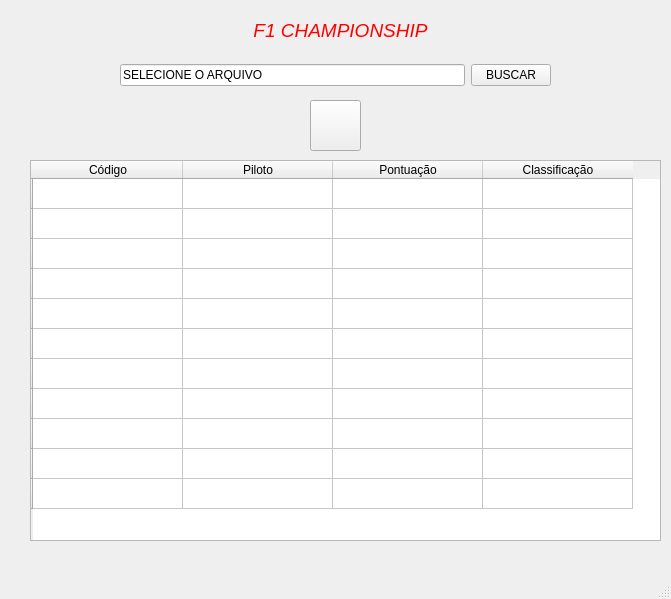
<?xml version="1.0" encoding="UTF-8"?>
<ui version="4.0">
 <class>InterfaceGrafica</class>
 <widget class="QMainWindow" name="InterfaceGrafica">
  <property name="geometry">
   <rect>
    <x>0</x>
    <y>0</y>
    <width>671</width>
    <height>599</height>
   </rect>
  </property>
  <property name="windowTitle">
   <string>InterfaceGrafica</string>
  </property>
  <property name="autoFillBackground">
   <bool>false</bool>
  </property>
  <widget class="QWidget" name="centralwidget">
   <widget class="QLabel" name="label">
    <property name="geometry">
     <rect>
      <x>220</x>
      <y>10</y>
      <width>241</width>
      <height>41</height>
     </rect>
    </property>
    <property name="text">
     <string>&lt;html&gt;&lt;head/&gt;&lt;body&gt;&lt;p align=&quot;center&quot;&gt;&lt;span style=&quot; font-size:14pt; font-style:italic; color:#ff0000;&quot;&gt;F1 CHAMPIONSHIP&lt;/span&gt;&lt;/p&gt;&lt;/body&gt;&lt;/html&gt;</string>
    </property>
   </widget>
   <widget class="QTableWidget" name="tableWidgetClassificacao">
    <property name="enabled">
     <bool>true</bool>
    </property>
    <property name="geometry">
     <rect>
      <x>30</x>
      <y>160</y>
      <width>631</width>
      <height>381</height>
     </rect>
    </property>
    <property name="autoFillBackground">
     <bool>true</bool>
    </property>
    <attribute name="horizontalHeaderMinimumSectionSize">
     <number>150</number>
    </attribute>
    <attribute name="horizontalHeaderDefaultSectionSize">
     <number>150</number>
    </attribute>
    <row>
     <property name="text">
      <string/>
     </property>
     <property name="foreground">
      <brush brushstyle="SolidPattern">
       <color alpha="255">
        <red>0</red>
        <green>170</green>
        <blue>255</blue>
       </color>
      </brush>
     </property>
    </row>
    <row>
     <property name="text">
      <string/>
     </property>
     <property name="foreground">
      <brush brushstyle="SolidPattern">
       <color alpha="255">
        <red>255</red>
        <green>255</green>
        <blue>0</blue>
       </color>
      </brush>
     </property>
    </row>
    <row>
     <property name="text">
      <string/>
     </property>
    </row>
    <row>
     <property name="text">
      <string/>
     </property>
    </row>
    <row>
     <property name="text">
      <string/>
     </property>
    </row>
    <row>
     <property name="text">
      <string/>
     </property>
    </row>
    <row>
     <property name="text">
      <string/>
     </property>
    </row>
    <row>
     <property name="text">
      <string/>
     </property>
    </row>
    <row>
     <property name="text">
      <string/>
     </property>
    </row>
    <row>
     <property name="text">
      <string/>
     </property>
    </row>
    <row>
     <property name="text">
      <string/>
     </property>
    </row>
    <column>
     <property name="text">
      <string>Código</string>
     </property>
    </column>
    <column>
     <property name="text">
      <string>Piloto</string>
     </property>
    </column>
    <column>
     <property name="text">
      <string>Pontuação</string>
     </property>
    </column>
    <column>
     <property name="text">
      <string>Classificação</string>
     </property>
    </column>
    <item row="0" column="0">
     <property name="text">
      <string/>
     </property>
     <property name="background">
      <brush brushstyle="NoBrush">
       <color alpha="255">
        <red>44</red>
        <green>141</green>
        <blue>171</blue>
       </color>
      </brush>
     </property>
    </item>
   </widget>
   <widget class="QPushButton" name="pushButtonClassificar">
    <property name="geometry">
     <rect>
      <x>310</x>
      <y>100</y>
      <width>51</width>
      <height>51</height>
     </rect>
    </property>
    <property name="toolTip">
     <string extracomment="CLASSIFICAR"/>
    </property>
    <property name="toolTipDuration">
     <number>0</number>
    </property>
    <property name="text">
     <string/>
    </property>
    <property name="icon">
     <iconset resource="Arquivos.qrc">
      <normaloff>:/arquivos/Arquivo/trofeu.png</normaloff>:/arquivos/Arquivo/trofeu.png</iconset>
    </property>
    <property name="iconSize">
     <size>
      <width>50</width>
      <height>50</height>
     </size>
    </property>
    <property name="checkable">
     <bool>false</bool>
    </property>
   </widget>
   <widget class="QWidget" name="layoutWidget">
    <property name="geometry">
     <rect>
      <x>120</x>
      <y>60</y>
      <width>431</width>
      <height>31</height>
     </rect>
    </property>
    <layout class="QHBoxLayout" name="horizontalLayout">
     <item>
      <widget class="QLineEdit" name="lineEditNomeArquivo">
       <property name="enabled">
        <bool>true</bool>
       </property>
       <property name="mouseTracking">
        <bool>false</bool>
       </property>
       <property name="text">
        <string>SELECIONE O ARQUIVO</string>
       </property>
      </widget>
     </item>
     <item>
      <widget class="QPushButton" name="pushButtonBuscar">
       <property name="text">
        <string>BUSCAR</string>
       </property>
      </widget>
     </item>
    </layout>
   </widget>
  </widget>
  <widget class="QMenuBar" name="menubar">
   <property name="geometry">
    <rect>
     <x>0</x>
     <y>0</y>
     <width>671</width>
     <height>26</height>
    </rect>
   </property>
  </widget>
  <widget class="QStatusBar" name="statusbar"/>
 </widget>
 <resources>
  <include location="Arquivos.qrc"/>
 </resources>
 <connections/>
</ui>
